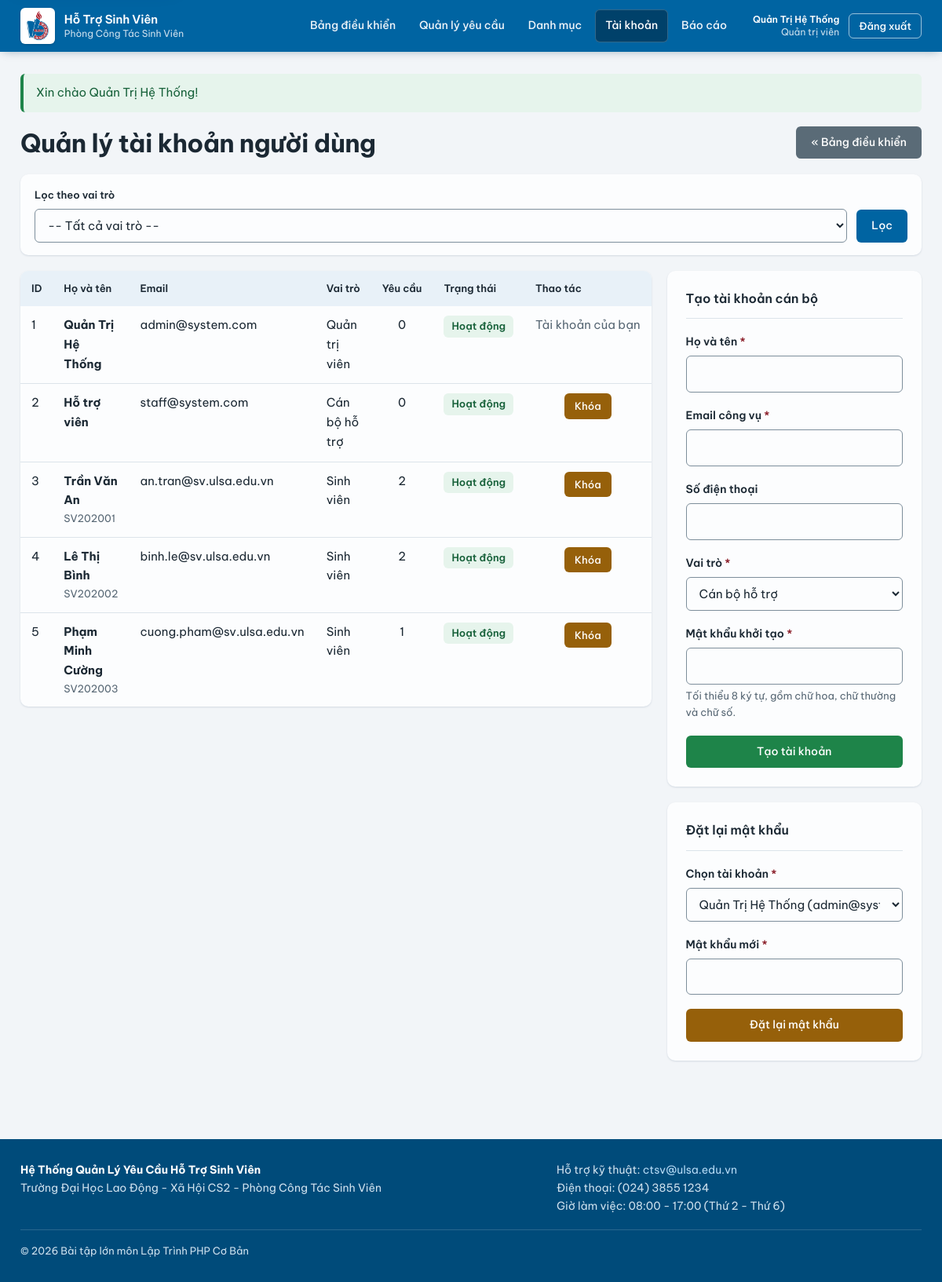
Screenshot of /admin/manage_staff.php (signed in) with the database file from the repository.
### tables this page shows
CREATE TABLE `tbl_users` (
    `id`         INT AUTO_INCREMENT PRIMARY KEY           COMMENT 'Khóa chính',
    `full_name`  VARCHAR(255) NOT NULL                    COMMENT 'Họ và tên',
    `email`      VARCHAR(255) NOT NULL UNIQUE             COMMENT 'Email đăng nhập, duy nhất',
    `phone`      VARCHAR(20)  DEFAULT NULL                COMMENT 'Số điện thoại liên hệ',
    `student_id` VARCHAR(50)  DEFAULT NULL UNIQUE         COMMENT 'Mã sinh viên (NULL với cán bộ)',
    `password`   VARCHAR(255) NOT NULL                    COMMENT 'Mật khẩu đã băm bằng bcrypt',
    `role`       ENUM('student','staff','admin') NOT NULL DEFAULT 'student'
                                                          COMMENT 'Vai trò quyết định quyền truy cập',
    `status`     ENUM('active','inactive') NOT NULL DEFAULT 'active'
                                                          COMMENT 'Khóa tài khoản khi inactive',
    `failed_logins` INT NOT NULL DEFAULT 0                COMMENT 'Số lần đăng nhập sai liên tiếp',
    `locked_until`  DATETIME DEFAULT NULL                 COMMENT 'Tạm khóa đăng nhập tới thời điểm này (chống dò mật khẩu)',
    `created_at` TIMESTAMP NOT NULL DEFAULT CURRENT_TIMESTAMP,
    `updated_at` TIMESTAMP NOT NULL DEFAULT CURRENT_TIMESTAMP ON UPDATE CURRENT_TIMESTAMP,
    INDEX `idx_users_role` (`role`),
    INDEX `idx_users_status` (`status`)
);

### admin/manage_staff.php (the view, shortened to what this page needs)
<?php
$currentUserId = (int)$_SESSION['user_id'];
$where      = '';
$params     = [];
$totalItems = (int)db_scalar('SELECT COUNT(*) FROM tbl_users u' . $where, $params);
$pagination = paginate($totalItems, (int)get('page', 1));
$listParams   = $params;
$listParams[] = $pagination['per_page'];
$listParams[] = $pagination['offset'];
$users = db_select(
    'SELECT u.*, COUNT(r.id) AS request_count
       FROM tbl_users u
       LEFT JOIN tbl_requests r ON r.user_id = u.id' . $where . '
      GROUP BY u.id
      ORDER BY FIELD(u.role, \'admin\', \'staff\', \'student\'), u.id ASC
      LIMIT ? OFFSET ?',
    $listParams
);
require_once __DIR__ . '/../includes/header.php';
?>
<div class="page-head">
    <h1>Quản lý tài khoản người dùng</h1>
    <a class="btn btn-muted" href="index.php">&laquo; Bảng điều khiển</a>
</div>
<form class="filter-bar" method="get" action="manage_staff.php">
    <div class="form-group">
        <label for="role">Lọc theo vai trò</label>
        <select id="role" name="role" data-submit-on-change>
            <option value="">-- Tất cả vai trò --</option>
        </select>
    </div>
    <div class="form-group flex-none">
        <button type="submit" class="btn">Lọc</button>
    </div>
</form>
<div class="detail-grid">
    <div>
        <div class="table-wrap">
            <table class="data-table">
                <thead>
                    <tr>
                        <th>ID</th>
                        <th>Họ và tên</th>
                        <th>Email</th>
                        <th>Vai trò</th>
                        <th class="text-center">Yêu cầu</th>
                        <th>Trạng thái</th>
                        <th class="text-center">Thao tác</th>
                    </tr>
                </thead>
                <tbody>
                <?php foreach ($users as $user): ?>
                <tr>
                    <td><?php echo (int)$user['id']; ?></td>
                    <td>
                        <strong><?php echo e($user['full_name']); ?></strong>
                        <?php if ($user['student_id']): ?>
                        <div class="text-muted fs-13"><?php echo e($user['student_id']); ?></div>
                        <?php endif; ?>
                    </td>
                    <td><?php echo e($user['email']); ?></td>
                    <td><?php echo e(role_label($user['role'])); ?></td>
                    <td class="text-center"><?php echo (int)$user['request_count']; ?></td>
                    <td>
                        <?php if ($user['status'] === 'active'): ?>
                            <span class="badge badge-completed">Hoạt động</span>
                        <?php else: ?>
                            <span class="badge badge-received">Đã khóa</span>
                        <?php endif; ?>
                    </td>
                    <td class="text-center nowrap">
                        <?php if ((int)$user['id'] === $currentUserId): ?>
                            <span class="text-muted">Tài khoản của bạn</span>
                        <?php else: ?>
                        <form method="post" action="manage_staff.php?<?php echo e(http_build_query($_GET)); ?>"
                              class="inline-form">
                            <button type="submit"
                                    class="btn btn-sm <?php echo $user['status'] === 'active' ? 'btn-warning' : 'btn-success'; ?>"
                                    data-confirm="Xác nhận thay đổi trạng thái tài khoản <?php echo e($user['full_name']); ?>?">
                                <?php echo $user['status'] === 'active' ? 'Khóa' : 'Mở khóa'; ?>
                            </button>
                        </form>
                        <?php endif; ?>
                    </td>
                </tr>
                <?php endforeach; ?>
                </tbody>
            </table>
        </div>
    </div>
    <div>
        <div class="card">
            <div class="card-title">Tạo tài khoản cán bộ</div>
            <form method="post" action="manage_staff.php">
                <div class="form-group">
                    <label for="full_name">Họ và tên <span class="required">*</span></label>
                    <input type="text" id="full_name" name="full_name" required maxlength="255">
                </div>
                <div class="form-group">
                    <label for="email">Email công vụ <span class="required">*</span></label>
                    <input type="email" id="email" name="email" required maxlength="255">
                </div>
                <div class="form-group">
                    <label for="phone">Số điện thoại</label>
                    <input type="tel" id="phone" name="phone" pattern="0[0-9]{9,10}" title="Số điện thoại phải gồm 10-11 chữ số và bắt đầu bằng số 0." maxlength="20">
                </div>
                <div class="form-group">
                    <label for="role">Vai trò <span class="required">*</span></label>
                    <select id="role" name="role" required>
                        <option value="staff">Cán bộ hỗ trợ</option>
                    </select>
                </div>
                <div class="form-group">
                    <label for="password">Mật khẩu khởi tạo <span class="required">*</span></label>
                    <input type="password" id="password" name="password" required pattern="(?=.*[a-z])(?=.*[A-Z])(?=.*[0-9]).{8,}" title="Mật khẩu cần tối thiểu 8 ký tự, gồm chữ hoa, chữ thường và chữ số.">
                    <div class="form-hint">Tối thiểu 8 ký tự, gồm chữ hoa, chữ thường và chữ số.</div>
                </div>
                <button type="submit" class="btn btn-success btn-block">Tạo tài khoản</button>
            </form>
        </div>
        <div class="card">
            <div class="card-title">Đặt lại mật khẩu</div>
            <form method="post" action="manage_staff.php?<?php echo e(http_build_query($_GET)); ?>"
                 >
                <div class="form-group">
                    <label for="user_id">Chọn tài khoản <span class="required">*</span></label>
                    <select id="user_id" name="user_id" required>
                        <?php foreach ($users as $user): ?>
                        <option value="<?php echo (int)$user['id']; ?>">
                            <?php echo e($user['full_name'] . ' (' . $user['email'] . ')'); ?>
                        </option>
                        <?php endforeach; ?>
                    </select>
                </div>
                <div class="form-group">
                    <label for="new_password">Mật khẩu mới <span class="required">*</span></label>
                    <input type="password" id="new_password" name="new_password" required pattern="(?=.*[a-z])(?=.*[A-Z])(?=.*[0-9]).{8,}" title="Mật khẩu cần tối thiểu 8 ký tự, gồm chữ hoa, chữ thường và chữ số.">
                </div>
                <button type="submit" class="btn btn-warning btn-block"
                        data-confirm="Xác nhận đặt lại mật khẩu cho tài khoản đã chọn?">
                    Đặt lại mật khẩu
                </button>
            </form>
        </div>
    </div>
</div>
<?php require_once __DIR__ . '/../includes/footer.php'; ?>

### rows the page displays
tbl_users: id "1", full_name "Quản Trị Hệ Thống", email "admin@system.com", role "Quản trị viên", request_count "0", status "Hoạt động", shows "Tài khoản của bạn"
tbl_users: id "2", full_name "Hỗ trợ viên", email "staff@system.com", role "Cán bộ hỗ trợ", request_count "0", status "Hoạt động"
tbl_users: id "3", full_name "Trần Văn An", student "SV202001", email "an.tran@sv.ulsa.edu.vn", role "Sinh viên", request_count "2", status "Hoạt động"
tbl_users: id "4", full_name "Lê Thị Bình", student "SV202002", email "binh.le@sv.ulsa.edu.vn", role "Sinh viên", request_count "2", status "Hoạt động"
tbl_users: id "5", full_name "Phạm Minh Cường", student "SV202003", email "cuong.pham@sv.ulsa.edu.vn", role "Sinh viên", request_count "1", status "Hoạt động"

### other values shown
APP_SHORT_NAME "Hỗ Trợ Sinh Viên"
APP_DEPARTMENT "Phòng Công Tác Sinh Viên"
$_SESSION['full_name'] "Quản Trị Hệ Thống"
role_label(current_role()) "Quản trị viên"
$flash['message'] "Xin chào Quản Trị Hệ Thống!"
APP_NAME "Hệ Thống Quản Lý Yêu Cầu Hỗ Trợ Sinh Viên"
APP_UNIVERSITY "Trường Đại Học Lao Động - Xã Hội CS2"
form field user_id "Quản Trị Hệ Thống (admin@system.com)"
